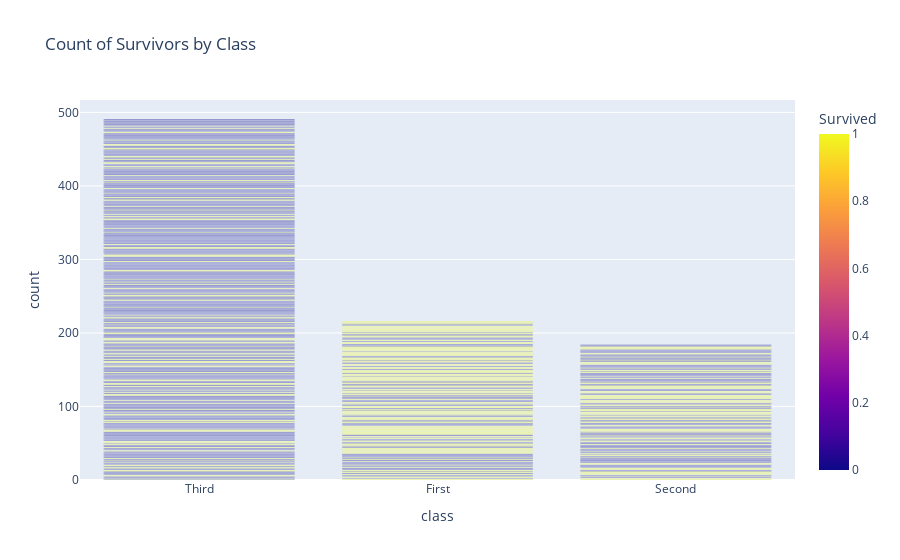

Notebook cell for this chart:
### Code cell
fig2 = px.bar(df, x='class', color='survived', title='Count of Survivors by Class', 
               labels={'survived': 'Survived'}, color_discrete_sequence=['red', 'green'])
fig2.show()

### Figure 1 — Plotly figure (JSON) as saved in the notebook; plotly's stock layout.template omitted (floating-point values rounded to 4 significant figures; data arrays with more than 128 entries replaced by an {"elided": "..."} marker saying what was removed)
{"data": [{"hovertemplate": "class=%{x}<br>count=%{y}<br>Survived=%{marker.color}<extra></extra>", "legendgroup": "", "marker": {"color": {"elided": "891 int values"}, "coloraxis": "coloraxis", "pattern": {"shape": ""}}, "name": "", "orientation": "v", "showlegend": false, "textposition": "auto", "type": "bar", "x": {"elided": "891 str values"}, "xaxis": "x", "y": {"elided": "891 int values"}, "yaxis": "y"}], "layout": {"barmode": "relative", "coloraxis": {"colorbar": {"title": {"text": "Survived"}}, "colorscale": [[0, "#0d0887"], [0.1111, "#46039f"], [0.2222, "#7201a8"], [0.3333, "#9c179e"], [0.4444, "#bd3786"], [0.5556, "#d8576b"], [0.6667, "#ed7953"], [0.7778, "#fb9f3a"], [0.8889, "#fdca26"], [1, "#f0f921"]]}, "legend": {"tracegroupgap": 0}, "title": {"text": "Count of Survivors by Class"}, "xaxis": {"anchor": "y", "domain": [0, 1], "title": {"text": "class"}}, "yaxis": {"anchor": "x", "domain": [0, 1], "title": {"text": "count"}}}}
